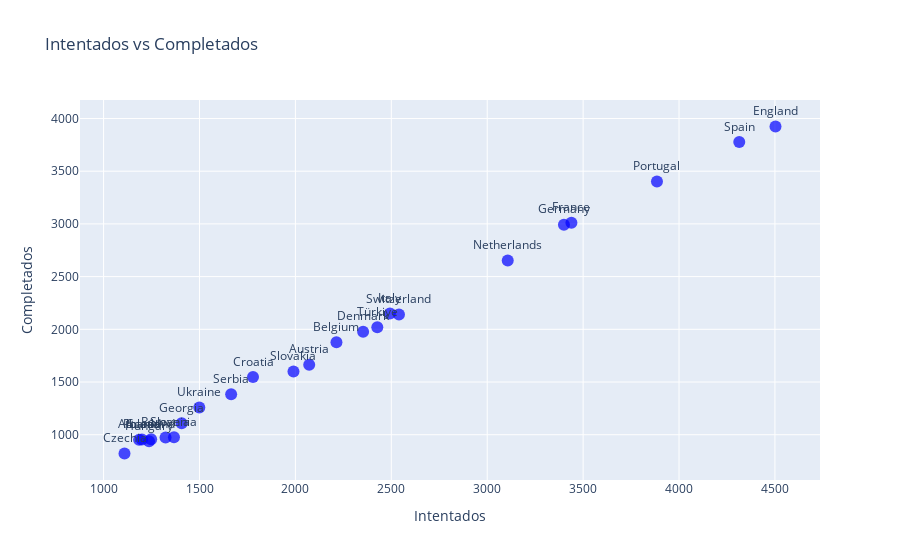
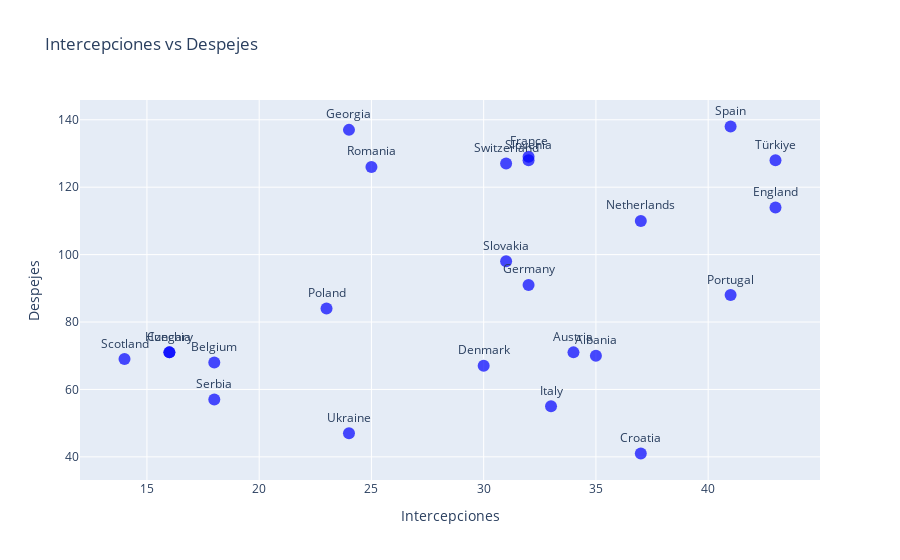
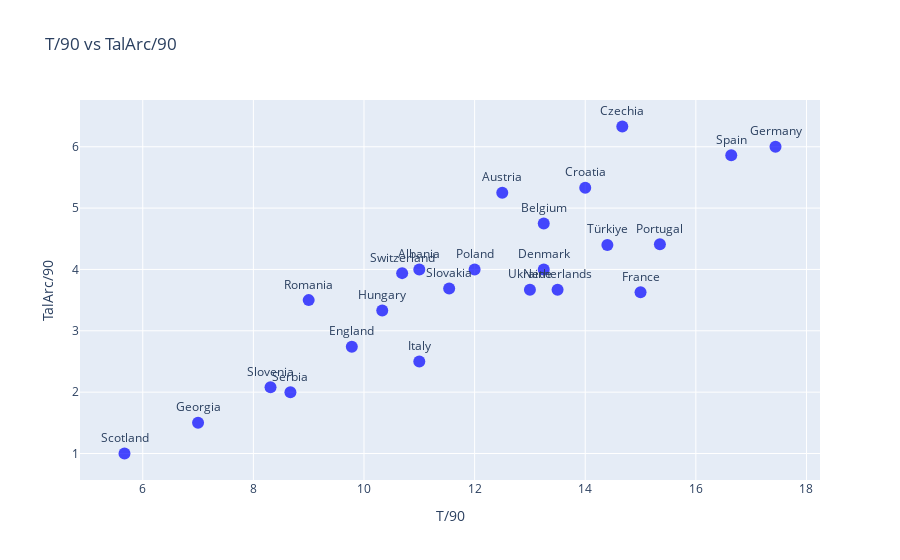

These figures' notebook cell, in order:
### Markdown cell above
La siguiente función genera un gráfico de dispersión ('scatter plot') utilizando Plotly Express. Este gráfico visualiza la relación entre dos variables y etiqueta los puntos con los nombres de los jugadores. Como ejemplo, utiliza las intersecciones de dos variables de tres DataFrames distintos para entender distintos tipos de

### Code cell
# Función para generar gráfico scatter con Plotly
def generar_scatter(data, x, y):
    fig = px.scatter(
        data,
        x=x,
        y=y,
        text='Equipo',  # Usar 'Equipo' para las etiquetas de los puntos
        title=f'{x} vs {y}',
        labels={x: x, y: y}
    )

    # Personalizar el gráfico
    fig.update_traces(marker=dict(size=12, color='blue', opacity=0.7),  textposition='top center', selector=dict(mode='markers+text'))
    fig.update_layout(
        xaxis_title=x,
        yaxis_title=y,
        showlegend=False  # No mostrar la leyenda
    )

    # Mostrar el gráfico
    fig.show()


# Generar gráficos de dispersión
generar_scatter(pases, 'Intentados', 'Completados')
generar_scatter(defensivo, 'Intercepciones', 'Despejes')
generar_scatter(remates, 'T/90', 'TalArc/90')

# Mostrar los gráficos
plt.show()

### Figure 1 — Plotly figure (JSON) as saved in the notebook; plotly's stock layout.template omitted (floating-point values rounded to 4 significant figures)
{"data": [{"hovertemplate": "Intentados=%{x}<br>Completados=%{y}<br>Equipo=%{text}<extra></extra>", "legendgroup": "", "marker": {"color": "blue", "opacity": 0.7, "size": 12, "symbol": "circle"}, "mode": "markers+text", "name": "", "orientation": "v", "showlegend": false, "text": ["Albania", "Austria", "Belgium", "Croatia", "Czechia", "Denmark", "England", "France", "Georgia", "Germany", "Hungary", "Italy", "Netherlands", "Poland", "Portugal", "Romania", "Scotland", "Serbia", "Slovakia", "Slovenia", "Spain", "Switzerland", "Türkiye", "Ukraine"], "textposition": "top center", "type": "scatter", "x": [1185, 2072, 2214, 1779, 1109, 2353, 4503, 3439, 1407, 3400, 1237, 2493, 3107, 1200, 3885, 1323, 1248, 1665, 1990, 1367, 4314, 2540, 2427, 1499], "xaxis": "x", "y": [953, 1663, 1878, 1547, 822, 1977, 3924, 3010, 1110, 2992, 939, 2151, 2652, 954, 3402, 973, 957, 1383, 1600, 977, 3776, 2140, 2019, 1258], "yaxis": "y"}], "layout": {"legend": {"tracegroupgap": 0}, "showlegend": false, "title": {"text": "Intentados vs Completados"}, "xaxis": {"anchor": "y", "domain": [0, 1], "title": {"text": "Intentados"}}, "yaxis": {"anchor": "x", "domain": [0, 1], "title": {"text": "Completados"}}}}

### Figure 2 — Plotly figure (JSON) as saved in the notebook; plotly's stock layout.template omitted (floating-point values rounded to 4 significant figures)
{"data": [{"hovertemplate": "Intercepciones=%{x}<br>Despejes=%{y}<br>Equipo=%{text}<extra></extra>", "legendgroup": "", "marker": {"color": "blue", "opacity": 0.7, "size": 12, "symbol": "circle"}, "mode": "markers+text", "name": "", "orientation": "v", "showlegend": false, "text": ["Albania", "Austria", "Belgium", "Croatia", "Czechia", "Denmark", "England", "France", "Georgia", "Germany", "Hungary", "Italy", "Netherlands", "Poland", "Portugal", "Romania", "Scotland", "Serbia", "Slovakia", "Slovenia", "Spain", "Switzerland", "Türkiye", "Ukraine"], "textposition": "top center", "type": "scatter", "x": [35, 34, 18, 37, 16, 30, 43, 32, 24, 32, 16, 33, 37, 23, 41, 25, 14, 18, 31, 32, 41, 31, 43, 24], "xaxis": "x", "y": [70, 71, 68, 41, 71, 67, 114, 129, 137, 91, 71, 55, 110, 84, 88, 126, 69, 57, 98, 128, 138, 127, 128, 47], "yaxis": "y"}], "layout": {"legend": {"tracegroupgap": 0}, "showlegend": false, "title": {"text": "Intercepciones vs Despejes"}, "xaxis": {"anchor": "y", "domain": [0, 1], "title": {"text": "Intercepciones"}}, "yaxis": {"anchor": "x", "domain": [0, 1], "title": {"text": "Despejes"}}}}

### Figure 3 — Plotly figure (JSON) as saved in the notebook; plotly's stock layout.template omitted (floating-point values rounded to 4 significant figures)
{"data": [{"hovertemplate": "T/90=%{x}<br>TalArc/90=%{y}<br>Equipo=%{text}<extra></extra>", "legendgroup": "", "marker": {"color": "blue", "opacity": 0.7, "size": 12, "symbol": "circle"}, "mode": "markers+text", "name": "", "orientation": "v", "showlegend": false, "text": ["Albania", "Austria", "Belgium", "Croatia", "Czechia", "Denmark", "England", "France", "Georgia", "Germany", "Hungary", "Italy", "Netherlands", "Poland", "Portugal", "Romania", "Scotland", "Serbia", "Slovakia", "Slovenia", "Spain", "Switzerland", "Türkiye", "Ukraine"], "textposition": "top center", "type": "scatter", "x": [11, 12.5, 13.25, 14, 14.67, 13.25, 9.78, 15, 7, 17.44, 10.33, 11, 13.5, 12, 15.35, 9, 5.67, 8.67, 11.54, 8.31, 16.64, 10.69, 14.4, 13], "xaxis": "x", "y": [4, 5.25, 4.75, 5.33, 6.33, 4, 2.74, 3.63, 1.5, 6, 3.33, 2.5, 3.67, 4, 4.41, 3.5, 1, 2, 3.69, 2.08, 5.86, 3.94, 4.4, 3.67], "yaxis": "y"}], "layout": {"legend": {"tracegroupgap": 0}, "showlegend": false, "title": {"text": "T/90 vs TalArc/90"}, "xaxis": {"anchor": "y", "domain": [0, 1], "title": {"text": "T/90"}}, "yaxis": {"anchor": "x", "domain": [0, 1], "title": {"text": "TalArc/90"}}}}
